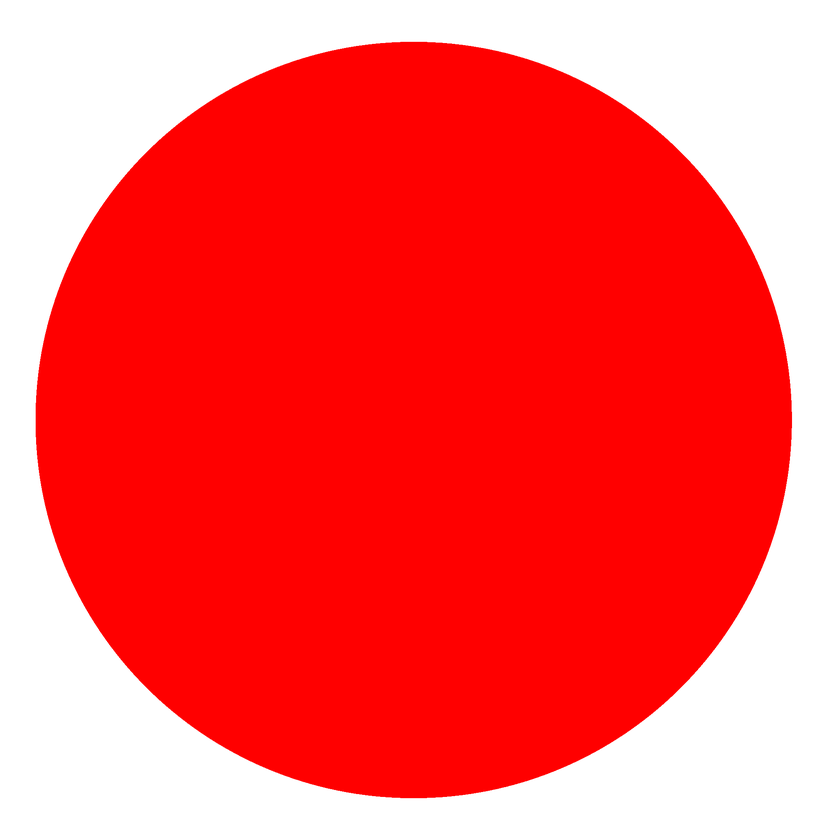
#> input picture media/icon_normal.png, 840 x 840 px, shrunk from 2048 x 2048 before the run
$ python generate-shapes.py
#> lines starting #> are read from the running program, lines starting #| are printed output that depends on the picture
from PIL import Image, ImageDraw

def generate_square(circle_radius, circle_color):
    # Calculate the side length of the square using the circle's radius
    square_side = 2 * circle_radius
    # Create a new transparent square image
    square_img = Image.new('RGBA', (square_side, square_side), (0, 0, 0, 0))
    draw = ImageDraw.Draw(square_img)
    # Draw the square
    draw.rectangle((0, 0, square_side, square_side), fill=circle_color)
    return square_img

def generate_triangle(circle_radius, circle_color):
    # Calculate the side length of the equilateral triangle using the circle's radius
    triangle_side = 2 * circle_radius
    # Create a new transparent triangle image
    triangle_img = Image.new('RGBA', (triangle_side, triangle_side), (0, 0, 0, 0))
    draw = ImageDraw.Draw(triangle_img)
    # Calculate the coordinates of the triangle's vertices
    x1 = 0
    y1 = triangle_side
    x2 = triangle_side / 2
    y2 = 0
    x3 = triangle_side
    y3 = triangle_side
    # Draw the triangle
    draw.polygon([(x1, y1), (x2, y2), (x3, y3)], fill=circle_color)
    return triangle_img

def main():
    # Open the circle image and get its properties
    circle_img = Image.open('../media/icon_normal.png')
#> circle_img is the input picture: PIL image 840x840 RGBA; mean R, G, B, A 163.9, 0, 0, 162.5
    circle_width, circle_height = circle_img.size
#> circle_width = 840; circle_height = 840
    # Calculate the center coordinates of the circle
    center_x = circle_width // 2
#> center_x = 420
    center_y = circle_height // 2
#> center_y = 420
    # Get the color of the pixel at the center of the circle
    circle_color = circle_img.getpixel((center_x, center_y))
#> circle_color = (255, 0, 0, 255)
    # Calculate the radius of the circle
    circle_radius = min(circle_width, circle_height) // 2
#> circle_radius = 420
    # Generate square and triangle images
    square_img = generate_square(circle_radius, circle_color)
#> in generate_square, `square_img = Image.new('RGBA', (square_side, square_side), (0, 0, 0, 0))`: square_img: PIL image 840x840 RGBA; every value is 0
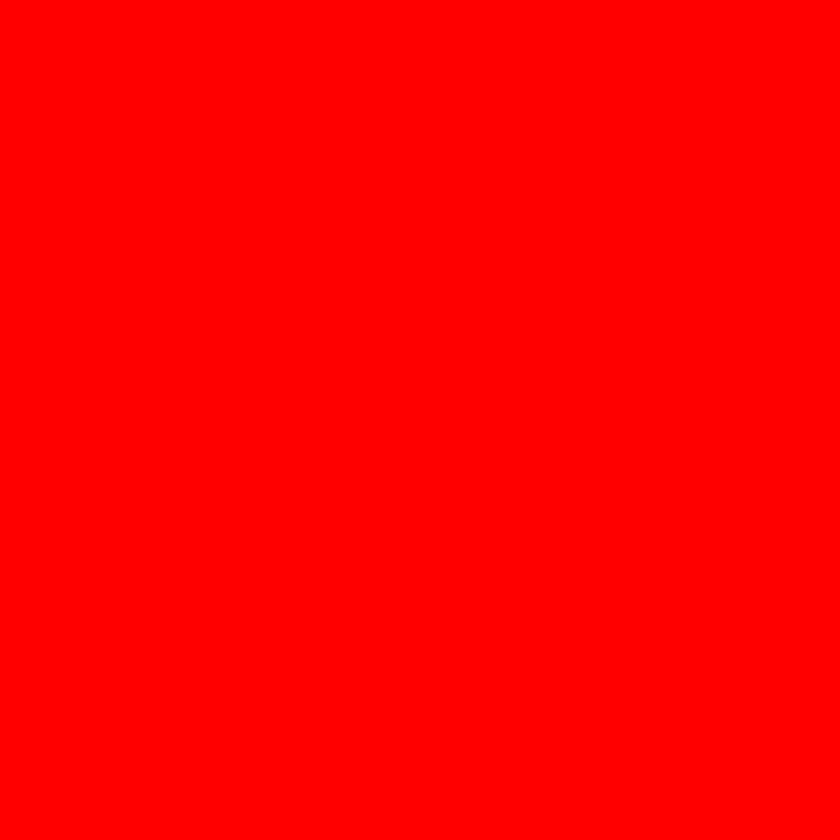
#> square_img: PIL image 840x840 RGBA; mean R, G, B, A 255, 0, 0, 255
    triangle_img = generate_triangle(circle_radius, circle_color)
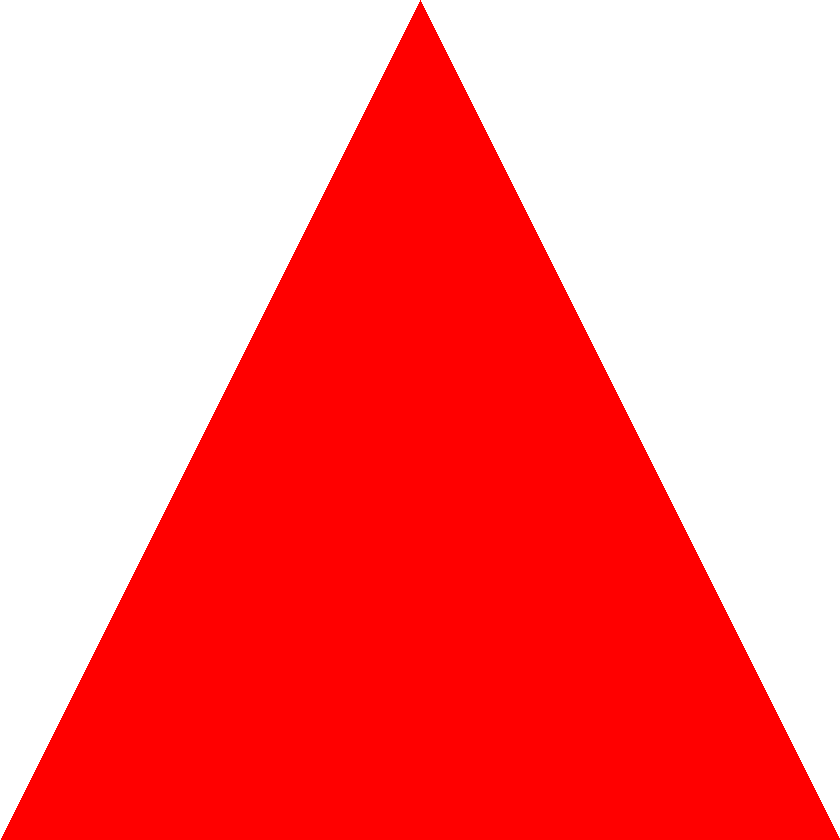
#> triangle_img: PIL image 840x840 RGBA; mean R, G, B, A 127.5, 0, 0, 127.5; transparent parts drawn white
    # Save the generated images
    square_img.save('../media/square.png')
    triangle_img.save('../media/triangle.png')
    print("Images generated successfully!")

if __name__ == "__main__":
    main()
